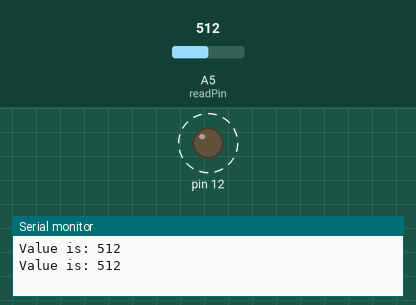
The sketch below on a simulated Arduino Uno, built with avr-gcc and run on an emulated ATmega328P. Parts: output pins drawn as LEDs (lit = HIGH), the last lines printed to the serial monitor. Dashed ring = blinking. The test bench sets the inputs (shaded band); at power-on: A5 (readPin) = 512.

Above: at 1.8 s.
1.9 s: A5 (readPin) set to 0
At 2.9 s:
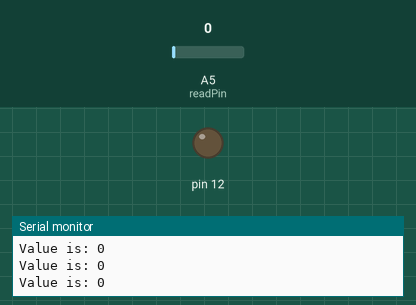
6.0 s: A5 (readPin) set to 122
At 6.33 s:
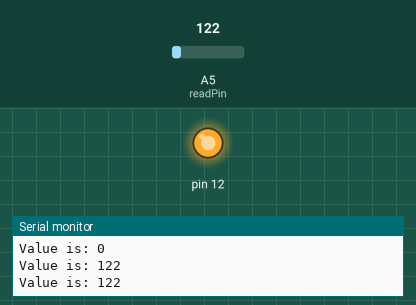
Timing chart, 0 to 15.5 s (numbered marks = the images above; inputs shaded):
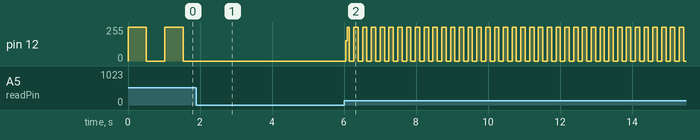

Measured:
- after the input at 1.9 s, pin 12: stops changing and stays 0/255
- after the input at 6.0 s, pin 12: 0/255 → 151/255 after 0.05 s, then moves between 0/255 and 255/255, repeating every 0.73 s
- by itself, pin 12: alternates 255/255 for 0.51 s and 0/255 for 0.51 s

The sketch:

Blinking_LED_Speed_Control_Using_Potentiometer.ino
```cpp
int readPin = A5;

void setup()
{
  Serial.begin(9600);
  pinMode(12, OUTPUT);
  pinMode(A5, INPUT);
}

void loop()
{
  int value = analogRead(readPin);
  Serial.print("Value is: ");
  Serial.println(value);
  digitalWrite(12, HIGH);
  delay(value);
  digitalWrite(12, LOW);
  delay(value);
}
```
